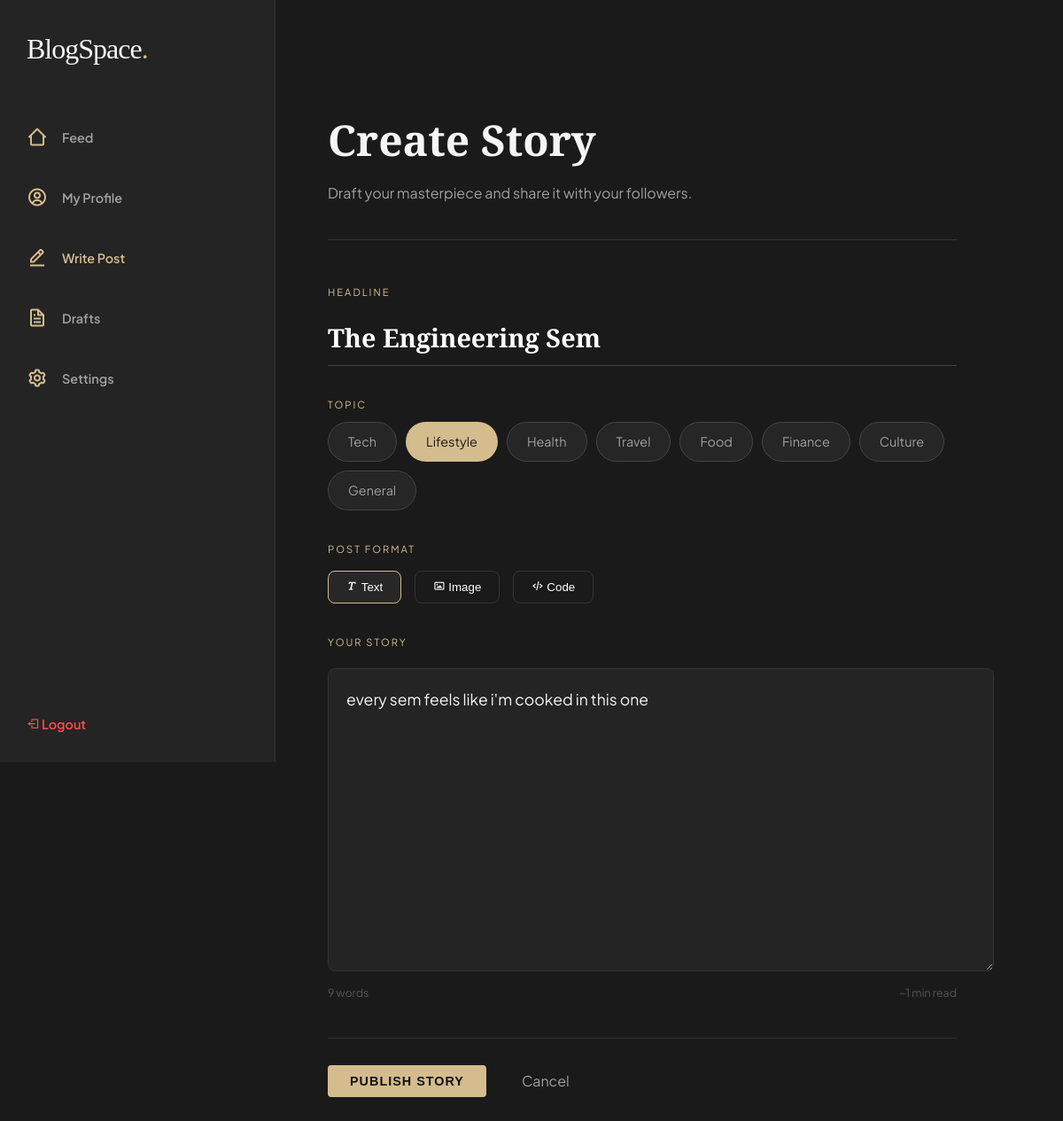
/write.php?edit=12 (signed in), run on the app's committed database.
### tables this page shows
CREATE TABLE `posts` (
  `id` int(11) NOT NULL,
  `title` varchar(255) NOT NULL,
  `content` text NOT NULL,
  `user_id` int(11) NOT NULL,
  `created_at` timestamp NOT NULL DEFAULT current_timestamp(),
  `topic` varchar(100) DEFAULT 'General',
  `status` varchar(20) DEFAULT 'draft',
  `updated_at` timestamp NOT NULL DEFAULT current_timestamp() ON UPDATE current_timestamp(),
  `post_type` varchar(20) DEFAULT 'text',
  `media_url` text DEFAULT NULL,
  `content_extra` text DEFAULT NULL
);

### write.php (the view, shortened to what this page needs)
<?php
require_once 'db.php';
$edit_post = [
    'title'         => '',
    'content'       => '',
    'topic'         => 'Tech',
    'post_type'     => 'text',
    'media_url'     => '',
    'content_extra' => '',
    'id'            => ''
];
if(isset($_GET['edit'])) {
    $edit_id = (int)$_GET['edit'];
    $user_id = $_SESSION['user_id'];
    $res = mysqli_query($conn,
        "SELECT * FROM posts
         WHERE id='$edit_id'
         AND user_id='$user_id'"
    );
    if(mysqli_num_rows($res) > 0) {
        $edit_post = mysqli_fetch_assoc($res);
    }
}
$topics = [
    'Tech'      => '#8A9BB8',
    'Lifestyle' => '#B89B8A',
    'Health'    => '#7E9C8C',
    'Travel'    => '#B89F7A',
    'Food'      => '#A87C7C',
    'Finance'   => '#6F8F8D',
    'Culture'   => '#9A88B5',
    'General'   => '#D4BC8E'
];
?>
<!DOCTYPE html>
<html lang="en">
<head>
<link href='https://unpkg.com/boxicons@2.1.4/css/boxicons.min.css' rel='stylesheet'>
<link rel="stylesheet" href="style.css">
</head>
<body class="dashboard-body">
<aside class="sidebar">
    <div class="sidebar-top">
        <div class="logo">BlogSpace<span>.</span></div>
        <nav class="side-nav">
            <a href="dashboard.php"><i class='bx bx-home-alt-2'></i> Feed</a>
            <a href="profile.php"><i class='bx bx-user-circle'></i> My Profile</a>
            <a href="write.php" class="active"><i class='bx bx-edit-alt'></i> Write Post</a>
            <a href="drafts.php"><i class='bx bx-file'></i> Drafts</a>
            <a href="settings.php"><i class='bx bx-cog'></i> Settings</a>
        </nav>
    </div>
    <div class="sidebar-bottom">
        <a href="logout.php" class="logout-link"><i class='bx bx-log-out'></i> Logout</a>
    </div>
</aside>
<main class="feed-container">
<div class="write-header">
    <h1>Create Story</h1>
    <p>Draft your masterpiece and share it with your followers.</p>
</div>
<form id="postForm" method="POST" style="max-width:780px;">
    <div class="write-field">
        <label>Headline</label>
        <input
            type="text"
            name="title"
            class="title-input"
            placeholder="Give your story a title…"
            value="<?= htmlspecialchars($edit_post['title']) ?>"
            required
        >
    </div>
    <div class="write-field">
        <label>Topic</label>
        <div class="topics-wrap">
            <?php foreach ($topics as $name => $color): ?>
            <span class="topic-pill" data-name="<?= $name ?>" data-color="<?= $color ?>">
                <?= $name ?>
            </span>
            <?php endforeach; ?>
        </div>
    </div>
    <div class="write-field">
        <label>Post Format</label>
        <div class="type-selector">
            <button type="button" class="type-btn" data-type="text"><i class='bx bx-text'></i> Text</button>
            <button type="button" class="type-btn" data-type="image"><i class='bx bx-image'></i> Image</button>
            <button type="button" class="type-btn" data-type="code"><i class='bx bx-code-alt'></i> Code</button>
        </div>
    </div>
    <div class="write-field">
        <label>Your Story</label>
        <textarea
            name="content"
            id="editor"
            class="main-editor"
            placeholder="Tell your story…"
            required
        ><?= htmlspecialchars($edit_post['content']) ?></textarea>
        <div class="meta-row">
            <span id="wc">0 words</span>
            <span id="rt">~1 min read</span>
        </div>
    </div>
    <div class="action-row">
        <button type="submit" name="publish" class="btn-primary">Publish Story</button>
        <a href="dashboard.php">Cancel</a>
    </div>
</form>
</main>
</body>
</html>

### style.css (style rules this page uses)
:root { --bg: #1a1a1a; --surface: #242424; --accent: #d4bc8e; --text-primary: #f5f5f5; --text-muted: #a0a0a0; --error: #ff4d4d; }
body { margin: 0; font-family: 'Plus Jakarta Sans', sans-serif; background-color: var(--bg); color: var(--text-primary); line-height: 1.6; }
.logo { font-family: 'Playfair Display', serif; font-size: 2rem; color: var(--text-primary); text-decoration: none; letter-spacing: -1px; }
.logo span { color: var(--accent); }
.btn-primary { background: var(--accent); color: #1a1a1a; padding: 18px 35px; text-decoration: none; font-weight: 600; font-size: 0.9rem; letter-spacing: 1px; text-transform: uppercase; transition: 0.3s; }
.dashboard-body { display: flex; background-color: var(--bg); }
.sidebar { width: 250px; height: 100vh; background: var(--surface); border-right: 1px solid #333; display: flex; flex-direction: column; justify-content: space-between; padding: 30px; position: fixed; }
.side-nav { display: flex; flex-direction:column; gap: 20px; margin-top:50px; }
.side-nav a { text-decoration: none; color: var(--text-muted); font-size: 0.9rem; font-weight: 600; transition: 0.3s; }
.side-nav a:hover, .side-nav a.active { color: var(--accent); }
.feed-container { margin-left: 250px; padding: 60px 10%; width: 100%; }
.logout-link { color: var(--error); text-decoration: none; font-size: 0.9rem; font-weight: 600; }
.side-nav a { display: flex; align-items: center; gap: 15px; padding: 12px 0; transition: 0.3s ease; }
.side-nav i { font-size: 1.5rem; color: var(--accent); min-width: 25px; }
.topic-pill { background: transparent; border: 1px solid #444; color: white; padding: 8px 18px; border-radius: 25px; cursor: pointer; font-size: 0.9rem; transition: 0.3s; }
.topic-pill:hover, .topic-pill.active { background: rgba(212, 188, 142, 0.1); border-color: var(--accent); color: var(--accent); }
.topic-pill { background: rgba(255, 255, 255, 0.05); border: 1px solid #444; color: var(--text-muted); padding: 10px 22px; border-radius: 50px; cursor: pointer; font-family: 'Plus Jakarta Sans', sans-serif; transition: 0.3s; }
.topic-pill.active { background: #e0f2f1; color: #1a1a1a; border-color: transparent; }
.main-editor { width: 100%; min-height: 300px; background: var(--surface); border: 1px solid #333; border-radius: 8px; color: var(--text-primary); padding: 20px; font-family: 'Plus Jakarta Sans', sans-serif; font-size: 1.1rem; line-height: 1.6; outline: none; resize: vertical; margin-top: 10px; }
.btn-primary { background-color: #D4BC8E !important; color: #121212 !important; border: none; padding: 10px 25px; font-weight: 700; border-radius: 4px; cursor: pointer; transition: 0.3s ease; }

### write.php (style rules this page uses)
.write-header { padding: 60px 0 40px; border-bottom: 1px solid #333; margin-bottom: 50px; }
.write-header h1 { font-family: 'Playfair Display', serif; font-size: 3rem; margin: 0 0 8px; }
.write-header p { color: var(--text-muted); margin: 0; }
.write-field { margin-bottom: 35px; }
.write-field label { display: block; font-size: 0.7rem; text-transform: uppercase; letter-spacing: 2px; color: var(--accent); margin-bottom: 10px; }
.title-input { width: 100%; background: transparent; border: none; border-bottom: 1px solid #444; padding: 12px 0; color: white; font-family: 'Playfair Display', serif; font-size: 1.8rem; font-weight: 700; outline: none; }
.topics-wrap { display: flex; flex-wrap: wrap; gap: 10px; }
.topic-pill.active { background: var(--pill-color, var(--accent)) !important; border-color: transparent !important; color: #1a1a1a !important; }
.type-selector { display: flex; gap: 15px; margin-top: 15px; }
.type-btn { background: #1a1a1a; border: 1px solid #333; color: white; padding: 10px 20px; border-radius: 8px; cursor: pointer; transition: 0.3s; }
.type-btn.active { border-color: var(--accent); background: rgba(255,255,255,0.06); }
.meta-row { display: flex; justify-content: space-between; color: #555; font-size: 0.78rem; margin-top: 8px; }
.action-row { display: flex; align-items: center; gap: 20px; padding-top: 30px; border-top: 1px solid #333; margin-top: 40px; }
.action-row a { color: var(--text-muted); text-decoration: none; }

### data on the page
posts: title "The Engineering Sem", content "every sem feels like i'm cooked in this one"

### other printed values
$name "Tech"
$name "Lifestyle"
$name "Health"
$name "Travel"
$name "Food"
$name "Finance"
$name "Culture"
$name "General"
